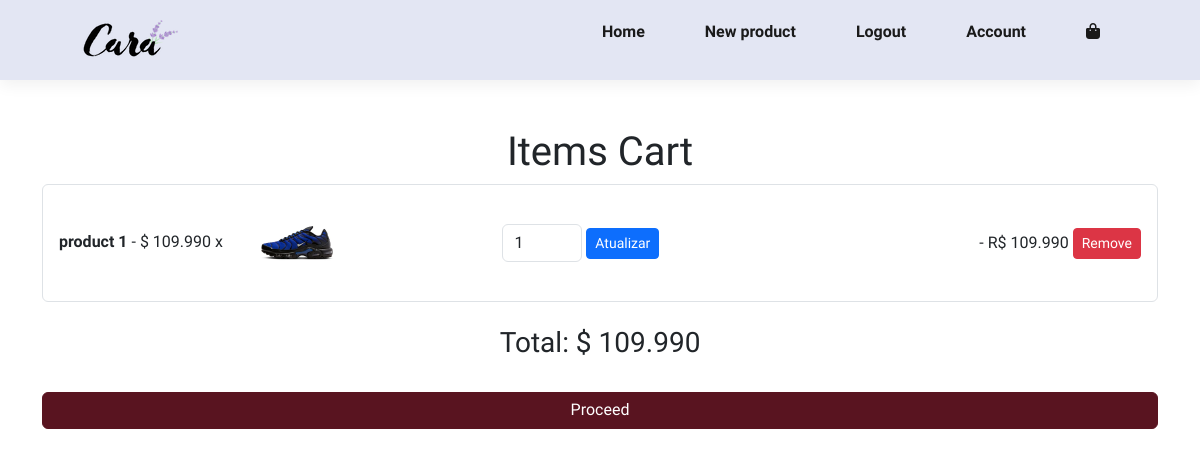
The page /cart/ (signed in) on the database as committed earlier.
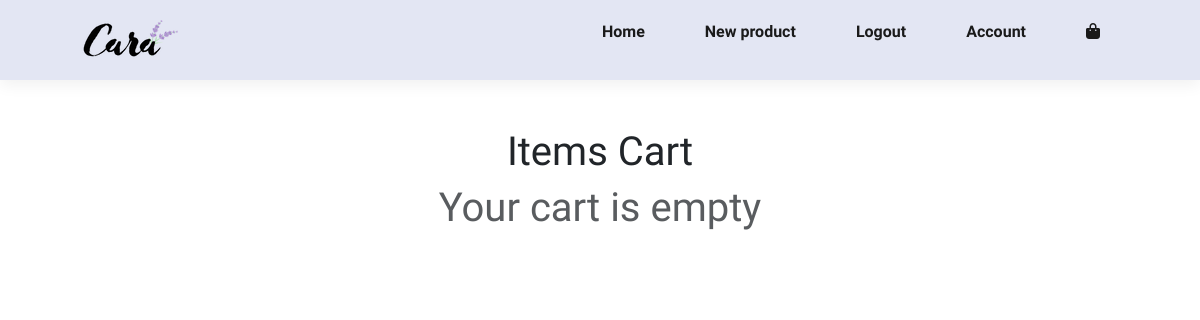
The same page on the database as committed later.
### apps/cart/models.py (models this page shows, shortened)
class CartItem(models.Model):
    user = models.ForeignKey(
        to=User,
        on_delete=models.SET_NULL,
        null=True,
        blank=False,
        related_name="cart_item"
    )
    product = models.ForeignKey(Product, on_delete=models.CASCADE)
    quantity = models.PositiveIntegerField(default=1)
    added_at = models.DateTimeField(auto_now_add=True)
    def total_price(self):
        return self.product.price * self.quantity

### apps/main/models.py (models this page shows, shortened)
class Product(models.Model):
    name = models.CharField(max_length=50, null=False, blank=False, default='Image')
    description = models.CharField(max_length=100, null=True, blank=True)
    image = models.ImageField(upload_to='fotos/%Y/%m/%d', blank=False, null=True, default=None)
    price = models.DecimalField(max_digits=10, decimal_places=3, blank=False, null=False, default=None)
    user = models.ForeignKey(
        to=User,
        on_delete=models.SET_NULL,
        null=True,
        blank=False,
        related_name="user"
    )

### apps/cart/views.py (the view)
    def wrapper(request, *args, **kwargs):
        if not request.user.is_authenticated:
            return redirect('login')
        return view_func(request, *args, **kwargs)

### apps/cart/views.py (called while the page is built)
def custom_login_required(view_func):
    def wrapper(request, *args, **kwargs):
        if not request.user.is_authenticated:
            return redirect('login')
        return view_func(request, *args, **kwargs)
    return wrapper

@custom_login_required
def cartView(request):
    cart_items = CartItem.objects.filter(user=request.user)
    total = sum(item.total_price() or 0 for item in cart_items)
    return render(request, 'cart-temp/cart.html', {'cart_items': cart_items, 'total': total})

### apps/cart/templates/cart-temp/cart.html (shortened to what this page needs)
{% extends 'cart-temp/base.html' %}
{% load static %}
{% block content %}
<div class="container mt-5">
    <h1 class="h1 text-center">Items Cart</h1>
    {% if cart_items %}
        <ul class="list-group">
            {% for item in cart_items %}
                <li class="list-group-item d-flex justify-content-between align-items-center">
                    <div>
                        <span class="fw-bold">{{ item.product.name }}</span> - $ {{ item.product.price }} x
                        <img class="image-cart" src="{{ item.product.image.url }}" alt="">
                    </div>
                    <form method="POST" action="{% url 'cart:update_item' item.id %}" class="d-inline">
                        <input type="number" name="quantity" class="form-control d-inline w-25" value="{{ item.quantity }}" min="1" />
                        <button type="submit" class="btn btn-sm btn-primary">Atualizar</button>
                    </form>
                    <div>
                        - R$ {{ item.total_price }}
                        <a href="{% url 'cart:remove_from_cart' item.id %}" class="btn btn-sm btn-danger">Remove</a>
                    </div>
                </li>
            {% endfor %}
        </ul>
        <h3 class="h3 text-center mt-4">Total: $ {{ total }}</h3>
        <br>
        <div class="col-12 text-center">
            <a href="{% url 'cart:checkout' %}">
            <button class="btn btn-success col-12" style="padding-top: 5px; background-color: #591420 !important; border-color: #591420 !important;" type="submit">Proceed</button>
            </a>
        </div>
    {% else %}
        <h1 class="h1 text-center text-muted">Your cart is empty</h1>
    {% endif %}
</div>
{% endblock %}

Rows that differ between the two databases and show on the page:
removed CartItem: product.name "product 1", product.price "109.990", product.image (picture), quantity "1", total_price "109.990"
Other text that changed with them:
{{ total }}: "109.990" → (not shown)
text no longer shown: "Total: $ Proceed"
text now shown: "Your cart is empty"
